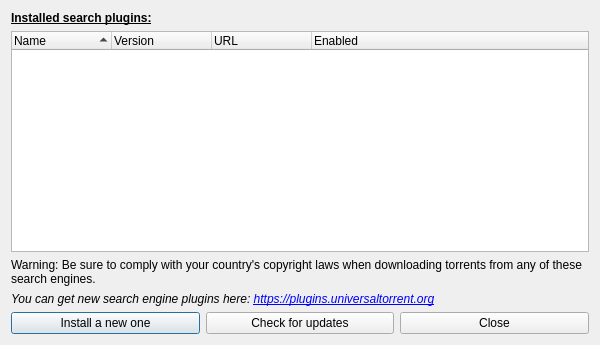
<?xml version="1.0" encoding="UTF-8"?>
<ui version="4.0">
 <class>SearchPluginSelectDialog</class>
 <widget class="QDialog" name="SearchPluginSelectDialog">
  <property name="geometry">
   <rect>
    <x>0</x>
    <y>0</y>
    <width>600</width>
    <height>345</height>
   </rect>
  </property>
  <property name="acceptDrops">
   <bool>true</bool>
  </property>
  <property name="windowTitle">
   <string>Search plugins</string>
  </property>
  <layout class="QVBoxLayout" name="pluginSelectLayout">
   <item>
    <widget class="QLabel" name="lbl_plugins">
     <property name="font">
      <font>
       <bold>true</bold>
       <underline>true</underline>
      </font>
     </property>
     <property name="text">
      <string>Installed search plugins:</string>
     </property>
    </widget>
   </item>
   <item>
    <widget class="QTreeWidget" name="pluginsTree">
     <property name="contextMenuPolicy">
      <enum>Qt::ContextMenuPolicy::CustomContextMenu</enum>
     </property>
     <property name="selectionMode">
      <enum>QAbstractItemView::SelectionMode::ExtendedSelection</enum>
     </property>
     <property name="uniformRowHeights">
      <bool>true</bool>
     </property>
     <property name="itemsExpandable">
      <bool>false</bool>
     </property>
     <property name="sortingEnabled">
      <bool>true</bool>
     </property>
     <column>
      <property name="text">
       <string>Name</string>
      </property>
     </column>
     <column>
      <property name="text">
       <string>Version</string>
      </property>
     </column>
     <column>
      <property name="text">
       <string>URL</string>
      </property>
     </column>
     <column>
      <property name="text">
       <string>Enabled</string>
      </property>
     </column>
     <column>
      <property name="text">
       <string/>
      </property>
     </column>
    </widget>
   </item>
   <item>
    <widget class="QLabel" name="label">
     <property name="text">
      <string>Warning: Be sure to comply with your country's copyright laws when downloading torrents from any of these search engines.</string>
     </property>
     <property name="wordWrap">
      <bool>true</bool>
     </property>
    </widget>
   </item>
   <item>
    <widget class="QLabel" name="getNewPlugin_lbl">
     <property name="font">
      <font>
       <italic>true</italic>
      </font>
     </property>
     <property name="text">
      <string>You can get new search engine plugins here: &lt;a href=&quot;https://plugins.universaltorrent.org&quot;&gt;https://plugins.universaltorrent.org&lt;/a&gt;</string>
     </property>
     <property name="openExternalLinks">
      <bool>true</bool>
     </property>
    </widget>
   </item>
   <item>
    <layout class="QHBoxLayout" name="layout1">
     <item>
      <widget class="QPushButton" name="installButton">
       <property name="text">
        <string>Install a new one</string>
       </property>
      </widget>
     </item>
     <item>
      <widget class="QPushButton" name="updateButton">
       <property name="text">
        <string>Check for updates</string>
       </property>
      </widget>
     </item>
     <item>
      <widget class="QPushButton" name="closeButton">
       <property name="text">
        <string>Close</string>
       </property>
      </widget>
     </item>
    </layout>
   </item>
  </layout>
  <action name="actionEnable">
   <property name="checkable">
    <bool>true</bool>
   </property>
   <property name="text">
    <string>Enabled</string>
   </property>
  </action>
  <action name="actionUninstall">
   <property name="text">
    <string>Uninstall</string>
   </property>
  </action>
 </widget>
 <resources/>
 <connections/>
</ui>
